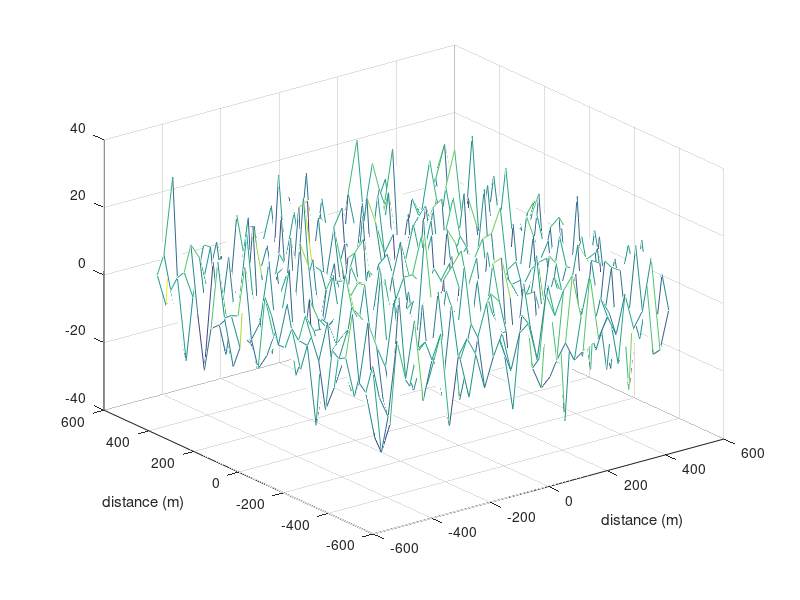
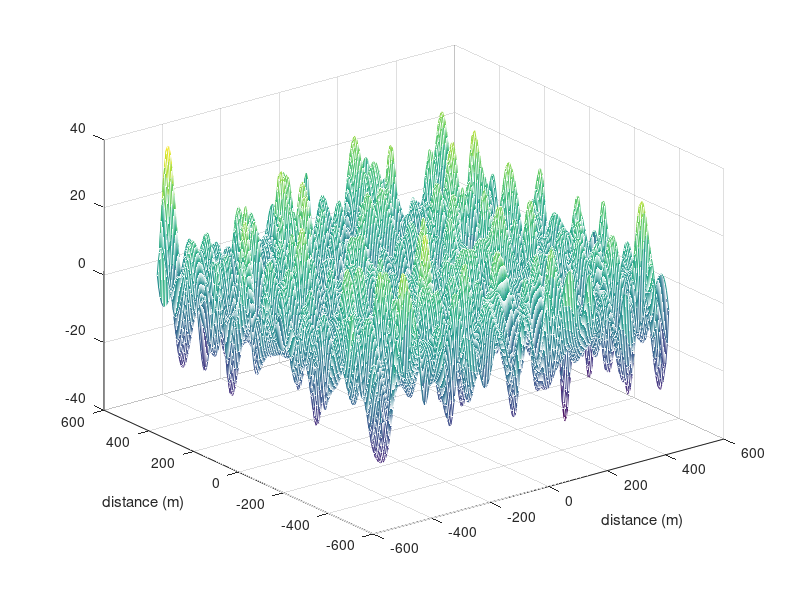
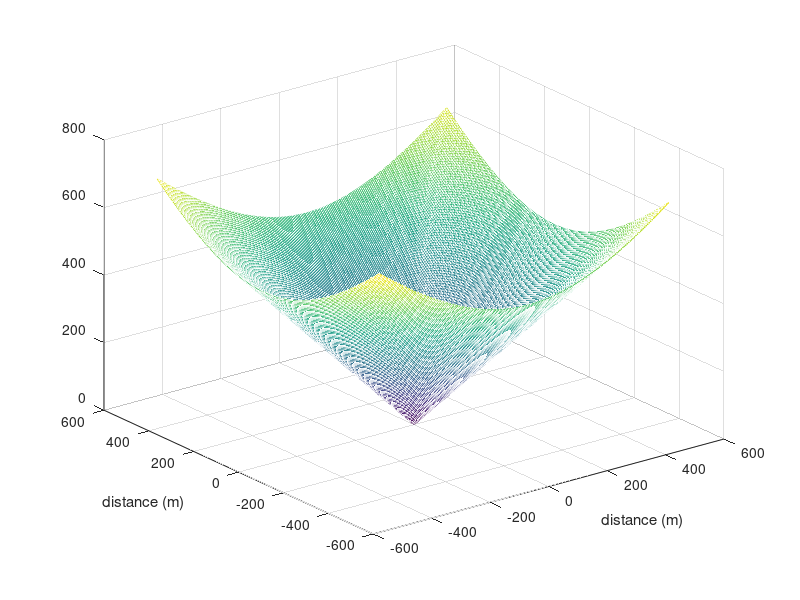
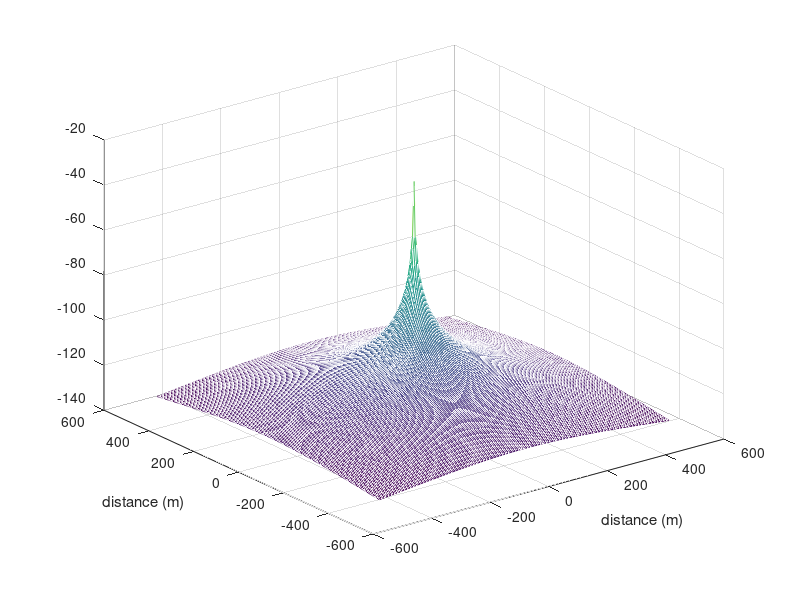

Write the MATLAB code that produced these figures, in order.
%
% project33    
%
%=========================================================================
close all
clear
clc
%=========================================================================
Lcorr=30;   % correlation distance in meters
ls=5;       % sampling spacing in meters 
SL=10;       % location variability in dB

maxradius=500;  % maximum radious of simulated field
AA=137;      % Loss at 1 km (propagation model) in dB
nn=3.5;     % Propagation exponent
EIRP=0;     % EIRI in dBm
Gr=0;       % Receiver gain in dBi

ThresHold=-110;   % Threshold in dBm
fringe=100; % converage contour
%=========================================================================
interprate=round(Lcorr/ls);
Lcorr=ls*interprate;
Nsamples=round(maxradius/Lcorr);

%=========================================================================
map1=randn(2*Nsamples,2*Nsamples)*SL;
xaxis=[-Nsamples:Nsamples-1]*Lcorr;
yaxis=[-Nsamples:Nsamples-1]*Lcorr;
figure,mesh(xaxis,yaxis,map1)
xlabel('distance (m)')
ylabel('distance (m)')

% Interpolated distances
xaxisinterp=[-Nsamples:1/interprate:Nsamples-1]*Lcorr;
yaxisinterp=[-Nsamples:1/interprate:Nsamples-1]*Lcorr;

map1interp=interp2(xaxis,yaxis,map1,xaxisinterp,yaxisinterp','spline');
figure,mesh(xaxisinterp,yaxisinterp,map1interp)
xlabel('distance (m)')
ylabel('distance (m)')

% calculate distances 
map2interp=zeros(length(xaxisinterp),length(yaxisinterp));
for ii=1:length(xaxisinterp),
    for jj=1:length(yaxisinterp),
        map2interp(jj,ii)=sqrt(xaxisinterp(ii).^2+yaxisinterp(jj).^2);
    end
end
[y0,x0]=find(map2interp==0);    % locate if distance is zero
map2interp(y0,x0)=1;            % change distance equal zero to avoid log(0)
figure,mesh(xaxisinterp, yaxisinterp,map2interp)
xlabel('distance (m)')
ylabel('distance (m)')

map3interp=EIRP-AA-10*nn*log10(map2interp/1000)+Gr;   % distance in m need km in formula
figure,mesh(xaxisinterp,yaxisinterp,map3interp)
xlabel('distance (m)')
ylabel('distance (m)')

map4interp=map1interp+map3interp;
figure,mesh(xaxisinterp,yaxisinterp,map4interp)
xlabel('distance (m)')
ylabel('distance (m)')

map5interp=map4interp-ThresHold;
figure,mesh(map5interp)


[xx,yy]=find(map5interp>0);
map6interp=zeros(length(xaxisinterp),length(yaxisinterp));
for ii=1:length(xx)
    indexx=xx(ii);
    indexy=yy(ii);
    map6interp(indexx,indexy)=1;
end
figure,contour(xaxisinterp, yaxisinterp, map6interp)
xlabel('distance (m)')
ylabel('distance (m)')
title('Coverage cotours')

% area coverage calculation
coverageCount=0;
[xx,yy]=find(map2interp<fringe);
for ii=1:length(xx)
    indexx=xx(ii);
    indexy=yy(ii);
    if map6interp(indexx,indexy)==1,
        coverageCount=coverageCount+1;
    end
end
AreaCovProb=coverageCount/length(xx);

message='Area coverage probability: ';
disp([message num2str(AreaCovProb)])

% fringe coverage calculation
coverageCount=0;
[xx,yy]=find(map2interp<fringe+5 & map2interp>fringe-5);
length(xx)
for ii=1:length(xx)
    indexx=xx(ii);
    indexy=yy(ii);
    if map6interp(indexx,indexy)==1,
        coverageCount=coverageCount+1;
    end
end
FringeCovProb=coverageCount/length(xx);

message='Fringe coverage probability: ';
disp([message num2str(FringeCovProb)])
